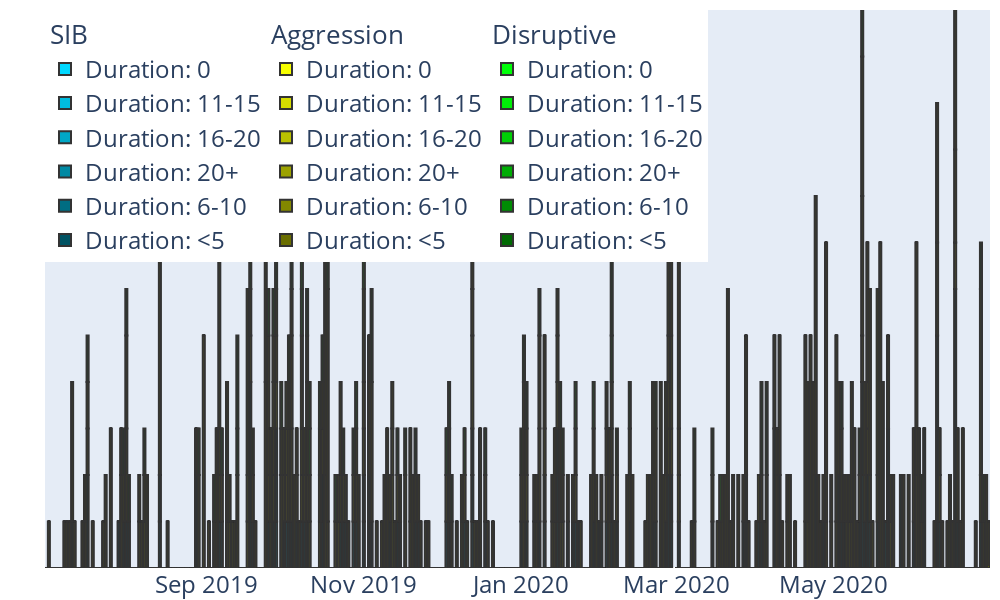

The notebook cell saved with this chart:
### Code cell
# Create a figure with the right layout
fig = go.Figure(
    layout=go.Layout(
        height=600,
        width=1000,
        barmode="relative",
        yaxis_showticklabels=False,
        yaxis_showgrid=False,
        yaxis_range=[0, df.groupby(axis=1, level=0).sum().max().max() * 1.5],
       # Secondary y-axis overlayed on the primary one and not visible
        yaxis2=go.layout.YAxis(
            visible=False,
            matches="y",
            overlaying="y",
            anchor="x",
        ),
        font=dict(size=24),
        legend_x=0,
        legend_y=1,
        legend_orientation="h",
        hovermode="x",
        margin=dict(b=0,t=10,l=0,r=10)
    )
)

# Define some colors for the product, revenue pairs
colors = {
    # "Self Mutilation" : {
    #     "Duration: 0" : "#FF0000",
    #     "Duration: 11-15": "#F00202",
    #     "Duration: 16-20": "#CA0000",
    #     "Duration: 20+": "#AF0000",
    #     "Duration: 6-10": "#900000",
    #     "Duration: <5": "#6C0000",
    # },
    "SIB" : {
        "Duration: 0" : "#00D8FF",
        "Duration: 11-15": "#00BCDE",
        "Duration: 16-20": "#00A7C6",
        "Duration: 20+": "#0089A3",
        "Duration: 6-10": "#006D82",
        "Duration: <5": "#005262",
    },
    "Aggression" : {
        "Duration: 0" : "#F7FF00",
        "Duration: 11-15": "#D6DD00",
        "Duration: 16-20": "#BAC100",
        "Duration: 20+": "#9CA200",
        "Duration: 6-10": "#838800",
        "Duration: <5": "#6A6E00",
    },
    "Disruptive" : {
        "Duration: 0" : "#00FF08",
        "Duration: 11-15": "#00ED07",
        "Duration: 16-20": "#00D006",
        "Duration: 20+": "#00AD05",
        "Duration: 6-10": "#008C04",
        "Duration: <5": "#006A03",
    },
}

# Add the traces
for i, t in enumerate(colors):
    print(i)
    for j, col in enumerate(df[t].columns):
        # print(df[t])
        if (df[t][col] == 0).all():
            continue
        # print(df[t][col])
        # print(df.index)
        fig.add_trace(go.Bar(
            x=df.index,
            y=df[t][col],
            # Set the right yaxis depending on the selected product (from enumerate)
            # yaxis=f"y{i + 1}",
            # Offset the bar trace, offset needs to match the width
            # The values here are in milliseconds, 1billion ms is ~1/3 month
            offsetgroup=str(i),
            # offset=(i - 1) * 1000000000,
            # width=100000000,
            legendgroup=t,
            legendgrouptitle_text=t,
            name=col,
            marker_color=colors[t][col],
            marker_line=dict(width=2, color="#333"),
            hovertemplate="%{y}<extra></extra>"
                            )
                    )

fig.show()
print(df.shape)

### Figure 1 — Plotly figure (JSON) as saved in the notebook; plotly's stock layout.template omitted (floating-point values rounded to 4 significant figures; data arrays with more than 128 entries replaced by an {"elided": "..."} marker saying what was removed)
{"data": [{"hovertemplate": "%{y}<extra></extra>", "legendgroup": "SIB", "legendgrouptitle": {"text": "SIB"}, "marker": {"color": "#00D8FF", "line": {"color": "#333", "width": 2}}, "name": "Duration: 0", "offsetgroup": "0", "x": {"elided": "365 str values"}, "y": {"elided": "365 int values"}, "type": "bar"}, {"hovertemplate": "%{y}<extra></extra>", "legendgroup": "SIB", "legendgrouptitle": {"text": "SIB"}, "marker": {"color": "#00BCDE", "line": {"color": "#333", "width": 2}}, "name": "Duration: 11-15", "offsetgroup": "0", "x": {"elided": "365 str values"}, "y": {"elided": "365 int values"}, "type": "bar"}, {"hovertemplate": "%{y}<extra></extra>", "legendgroup": "SIB", "legendgrouptitle": {"text": "SIB"}, "marker": {"color": "#00A7C6", "line": {"color": "#333", "width": 2}}, "name": "Duration: 16-20", "offsetgroup": "0", "x": {"elided": "365 str values"}, "y": {"elided": "365 int values"}, "type": "bar"}, {"hovertemplate": "%{y}<extra></extra>", "legendgroup": "SIB", "legendgrouptitle": {"text": "SIB"}, "marker": {"color": "#0089A3", "line": {"color": "#333", "width": 2}}, "name": "Duration: 20+", "offsetgroup": "0", "x": {"elided": "365 str values"}, "y": {"elided": "365 int values"}, "type": "bar"}, {"hovertemplate": "%{y}<extra></extra>", "legendgroup": "SIB", "legendgrouptitle": {"text": "SIB"}, "marker": {"color": "#006D82", "line": {"color": "#333", "width": 2}}, "name": "Duration: 6-10", "offsetgroup": "0", "x": {"elided": "365 str values"}, "y": {"elided": "365 int values"}, "type": "bar"}, {"hovertemplate": "%{y}<extra></extra>", "legendgroup": "SIB", "legendgrouptitle": {"text": "SIB"}, "marker": {"color": "#005262", "line": {"color": "#333", "width": 2}}, "name": "Duration: <5", "offsetgroup": "0", "x": {"elided": "365 str values"}, "y": {"elided": "365 int values"}, "type": "bar"}, {"hovertemplate": "%{y}<extra></extra>", "legendgroup": "Aggression", "legendgrouptitle": {"text": "Aggression"}, "marker": {"color": "#F7FF00", "line": {"color": "#333", "width": 2}}, "name": "Duration: 0", "offsetgroup": "1", "x": {"elided": "365 str values"}, "y": {"elided": "365 int values"}, "type": "bar"}, {"hovertemplate": "%{y}<extra></extra>", "legendgroup": "Aggression", "legendgrouptitle": {"text": "Aggression"}, "marker": {"color": "#D6DD00", "line": {"color": "#333", "width": 2}}, "name": "Duration: 11-15", "offsetgroup": "1", "x": {"elided": "365 str values"}, "y": {"elided": "365 int values"}, "type": "bar"}, {"hovertemplate": "%{y}<extra></extra>", "legendgroup": "Aggression", "legendgrouptitle": {"text": "Aggression"}, "marker": {"color": "#BAC100", "line": {"color": "#333", "width": 2}}, "name": "Duration: 16-20", "offsetgroup": "1", "x": {"elided": "365 str values"}, "y": {"elided": "365 int values"}, "type": "bar"}, {"hovertemplate": "%{y}<extra></extra>", "legendgroup": "Aggression", "legendgrouptitle": {"text": "Aggression"}, "marker": {"color": "#9CA200", "line": {"color": "#333", "width": 2}}, "name": "Duration: 20+", "offsetgroup": "1", "x": {"elided": "365 str values"}, "y": {"elided": "365 int values"}, "type": "bar"}, {"hovertemplate": "%{y}<extra></extra>", "legendgroup": "Aggression", "legendgrouptitle": {"text": "Aggression"}, "marker": {"color": "#838800", "line": {"color": "#333", "width": 2}}, "name": "Duration: 6-10", "offsetgroup": "1", "x": {"elided": "365 str values"}, "y": {"elided": "365 int values"}, "type": "bar"}, {"hovertemplate": "%{y}<extra></extra>", "legendgroup": "Aggression", "legendgrouptitle": {"text": "Aggression"}, "marker": {"color": "#6A6E00", "line": {"color": "#333", "width": 2}}, "name": "Duration: <5", "offsetgroup": "1", "x": {"elided": "365 str values"}, "y": {"elided": "365 int values"}, "type": "bar"}, {"hovertemplate": "%{y}<extra></extra>", "legendgroup": "Disruptive", "legendgrouptitle": {"text": "Disruptive"}, "marker": {"color": "#00FF08", "line": {"color": "#333", "width": 2}}, "name": "Duration: 0", "offsetgroup": "2", "x": {"elided": "365 str values"}, "y": {"elided": "365 int values"}, "type": "bar"}, {"hovertemplate": "%{y}<extra></extra>", "legendgroup": "Disruptive", "legendgrouptitle": {"text": "Disruptive"}, "marker": {"color": "#00ED07", "line": {"color": "#333", "width": 2}}, "name": "Duration: 11-15", "offsetgroup": "2", "x": {"elided": "365 str values"}, "y": {"elided": "365 int values"}, "type": "bar"}, {"hovertemplate": "%{y}<extra></extra>", "legendgroup": "Disruptive", "legendgrouptitle": {"text": "Disruptive"}, "marker": {"color": "#00D006", "line": {"color": "#333", "width": 2}}, "name": "Duration: 16-20", "offsetgroup": "2", "x": {"elided": "365 str values"}, "y": {"elided": "365 int values"}, "type": "bar"}, {"hovertemplate": "%{y}<extra></extra>", "legendgroup": "Disruptive", "legendgrouptitle": {"text": "Disruptive"}, "marker": {"color": "#00AD05", "line": {"color": "#333", "width": 2}}, "name": "Duration: 20+", "offsetgroup": "2", "x": {"elided": "365 str values"}, "y": {"elided": "365 int values"}, "type": "bar"}, {"hovertemplate": "%{y}<extra></extra>", "legendgroup": "Disruptive", "legendgrouptitle": {"text": "Disruptive"}, "marker": {"color": "#008C04", "line": {"color": "#333", "width": 2}}, "name": "Duration: 6-10", "offsetgroup": "2", "x": {"elided": "365 str values"}, "y": {"elided": "365 int values"}, "type": "bar"}, {"hovertemplate": "%{y}<extra></extra>", "legendgroup": "Disruptive", "legendgrouptitle": {"text": "Disruptive"}, "marker": {"color": "#006A03", "line": {"color": "#333", "width": 2}}, "name": "Duration: <5", "offsetgroup": "2", "x": {"elided": "365 str values"}, "y": {"elided": "365 int values"}, "type": "bar"}], "layout": {"barmode": "relative", "font": {"size": 24}, "height": 600, "hovermode": "x", "legend": {"orientation": "h", "x": 0, "y": 1}, "margin": {"b": 0, "l": 0, "r": 10, "t": 10}, "width": 1000, "yaxis": {"range": [0, 12], "showgrid": false, "showticklabels": false}, "yaxis2": {"anchor": "x", "matches": "y", "overlaying": "y", "visible": false}}}
